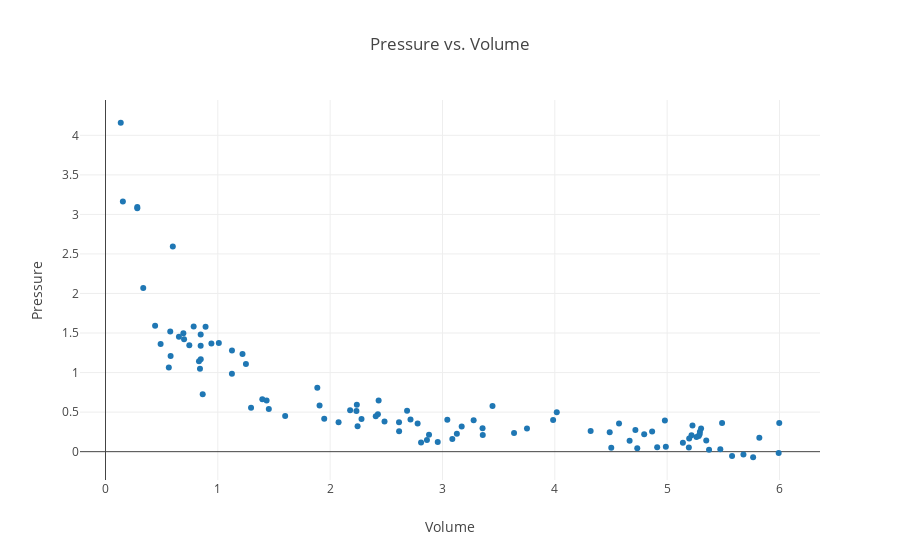

Here is the notebook cell this chart was saved with:
### Code cell
# Imports, borrowing code from a 'library' that is used to generate the graph.
import plotly.offline as py
from plotly.offline import init_notebook_mode, iplot
import plotly.graph_objs as go
import numpy as np
from numpy import random as rand
import math
init_notebook_mode(connected=True)

# Initialize data sets. This makes sure it does not graph old data from previous experiments.
gx = []
gy = []

# Constant multiple in Boyle's Law.
kB = 1

# Boyle's Law is technically PV = k, where k is constant for that specific system, (It varies between systems.)
# and P1V1 = P2V2 is only a result of this relationship. Students do not need to learn this however.
# For simplicity k is set to 1.

# Randomly generate data based on user defined volume and number of trials.
for i in range(0, N):
    temp = rand.random_sample() * volume
    
    # Prevent large outliers.
    # The limit is arbitrary, it is just so the graph looks nice and so the relationship is clearly defined.
    limit = rand.random_sample() + 1
    while(kB/temp > volume/limit):
        temp = rand.random_sample() * volume
    
    # Adds standard deviation to points (For more info see Intro to Standard Deviation).
    outputx = rand.uniform(temp-(rand.random_sample()/3), temp+(rand.random_sample()/3))
    outputy = rand.uniform((kB/temp)-(rand.random_sample()/3), (kB/temp)+(rand.random_sample()/3))
    
    # Add the values to the list of data.
    gx.append(outputx)
    gy.append(outputy)

# Organizes data.
trace = go.Scatter(x=gx, y=gy, mode='markers')

# Labels graph.
templayout = go.Layout(title='Pressure vs. Volume', xaxis=dict(title='Volume'), yaxis=dict(title='Pressure'))

# Renders graph. 
tempdata = [trace]
fig = go.Figure(data=tempdata, layout=templayout)
py.iplot(fig, filename='scatter-plot')

### Figure 1 — Plotly figure (JSON) as saved in the notebook; plotly's stock layout.template omitted (floating-point values rounded to 4 significant figures)
{"data": [{"mode": "markers", "type": "scatter", "uid": "9af35dd2-86da-11e8-aafc-28cfe9142f7f", "x": [5.489, 2.431, 1.396, 0.7848, 0.6929, 0.2829, 4.911, 2.234, 1.947, 5.578, 5.766, 4.867, 0.5794, 0.1545, 0.8907, 3.359, 2.88, 2.484, 5.281, 0.8471, 0.5992, 4.98, 3.752, 2.715, 0.1356, 1.434, 5.14, 1.009, 3.445, 3.357, 3.128, 2.862, 4.734, 2.425, 3.043, 2.406, 4.319, 4.017, 2.075, 5.993, 5.261, 2.614, 5.998, 1.454, 0.6536, 2.237, 1.125, 3.277, 5.226, 4.666, 5.217, 5.679, 0.832, 0.5763, 1.906, 3.088, 2.178, 2.613, 5.348, 1.599, 5.302, 2.779, 3.637, 1.25, 2.685, 5.193, 0.2828, 3.985, 2.244, 4.503, 0.746, 0.8653, 2.958, 4.717, 5.373, 4.988, 0.5637, 5.473, 2.809, 0.8409, 4.572, 0.8473, 5.196, 4.489, 5.292, 3.171, 1.296, 0.9427, 1.126, 5.289, 0.4415, 1.22, 0.4905, 0.8476, 1.886, 0.3359, 5.821, 4.796, 2.279, 0.6994], "y": [0.3623, 0.6464, 0.6632, 1.583, 1.497, 3.093, 0.05451, 0.5152, 0.4157, -0.05646, -0.07069, 0.2536, 1.211, 3.163, 1.578, 0.21, 0.2126, 0.3815, 0.1983, 1.339, 2.595, 0.3953, 0.2926, 0.4063, 4.159, 0.6458, 0.1141, 1.373, 0.5773, 0.2958, 0.2254, 0.1484, 0.0416, 0.4746, 0.4023, 0.4478, 0.2608, 0.4972, 0.3715, -0.0158, 0.1858, 0.2576, 0.363, 0.5401, 1.452, 0.5922, 0.985, 0.3986, 0.3293, 0.1387, 0.2066, -0.03637, 1.142, 1.521, 0.5844, 0.159, 0.5241, 0.3713, 0.1426, 0.4518, 0.2942, 0.356, 0.235, 1.108, 0.5176, 0.05333, 3.077, 0.4005, 0.3217, 0.04885, 1.347, 0.7272, 0.1214, 0.2747, 0.02256, 0.06065, 1.065, 0.03068, 0.1152, 1.05, 0.3572, 1.48, 0.1661, 0.2443, 0.2524, 0.3174, 0.5544, 1.369, 1.278, 0.2208, 1.592, 1.234, 1.36, 1.168, 0.8087, 2.069, 0.1748, 0.2213, 0.4116, 1.421]}], "layout": {"title": "Pressure vs. Volume", "xaxis": {"title": "Volume"}, "yaxis": {"title": "Pressure"}}}
